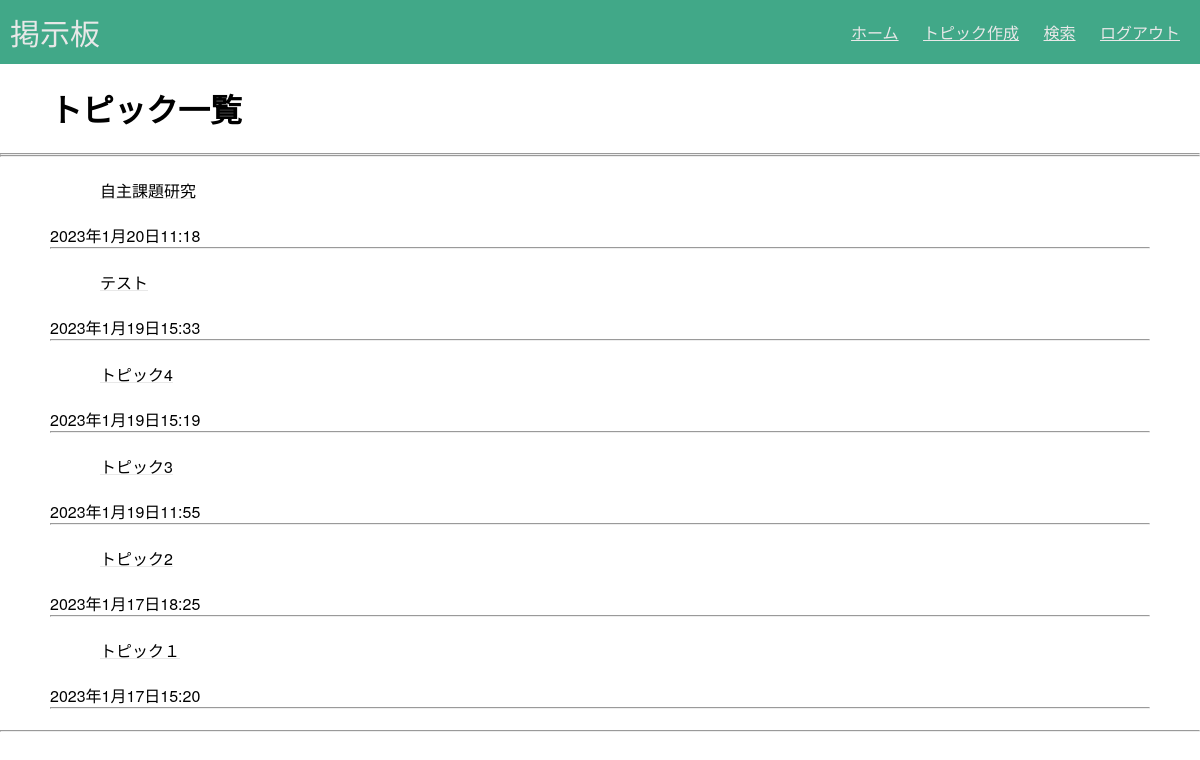
The app's page / (signed in) with its own data.
### items/models.py (models this page shows, shortened)
class  Topics(models.Model):
    class Meta(object):
        db_table = 'topics'
    title = models.CharField(verbose_name='トピックタイトル',max_length=20)
    created = models.DateTimeField(verbose_name='更新日時',help_text='更新日時',default=timezone.now)
    posts = Items
    user = models.CharField(verbose_name='user',max_length=255,default='ユーザーネーム')

### items/views.py (the view)
class IndexView(LoginRequiredMixin,TemplateView):
    login_url = '/login/'
    def get(self,request, *args, **kwargs):
        queryset = Topics.objects.all().order_by('-created')
        return render(request, 'items/topicpost.html',{'topics':queryset})

### items/templates/items/topicpost.html (shortened to what this page needs)
{% extends "base1.html" %}
{% block title %}トピック一覧{% endblock %}
{% block content %}
    {% for post in topics %}
        <div class="topics">
            <a href="{% url 'items:write' post.title %}"> <font color="black"> <p class="title">{{ post.title }}</p> </font> </a>
            {{ post.created }}
            <hr>
        </div>
    {% endfor %}
{% endblock %}

### static/base3.css (style rules this page uses)
html, body { font-family: "Helvetica Neue", Helvetica, Arial, sans-serif; }
body, h1, hr { margin: 0px; }
a { color: #e8e8e8; }
.title { margin: 4px 8px; }
body { display: flex; flex-flow: column; min-height: 100vh; }

### static/base2.css (style rules this page uses)
html, body { font-family: "Helvetica Neue", Helvetica, Arial, sans-serif; }
body, h1, hr { margin: 0px; }
a { color: #e8e8e8; }
.title { margin: 21px 50px; }
body { display: flex; flex-flow: column; min-height: 100vh; }

### records on screen
Topics: title "自主課題研究", created "2023年1月20日11:18"
Topics: title "テスト", created "2023年1月19日15:33"
Topics: title "トピック4", created "2023年1月19日15:19"
Topics: title "トピック3", created "2023年1月19日11:55"
Topics: title "トピック2", created "2023年1月17日18:25"
Topics: title "トピック１", created "2023年1月17日15:20"
